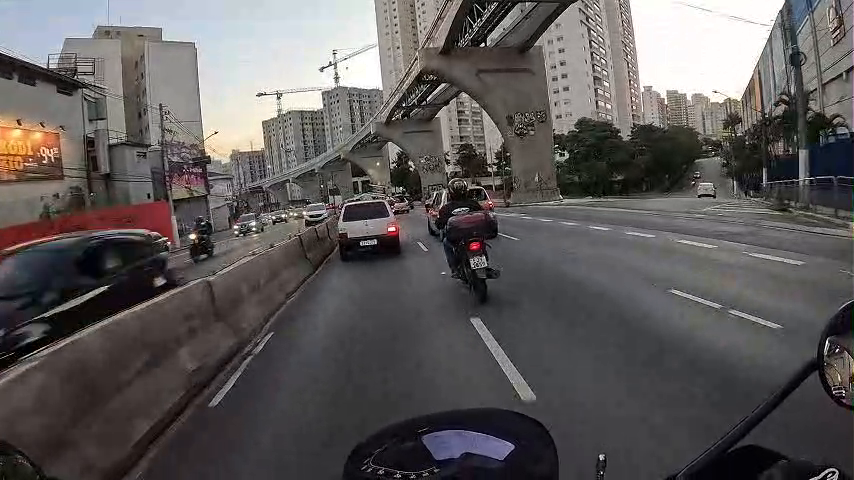
#> input picture frame 60 of notebooks/videos/moto_480P_5sec_low.mp4, 854 x 480 px, given in place of chuva-bolas-3cores.mp4, which was not available
$ jupyter execute segmentacao_por_cor_hsv.ipynb   (text cells are left out)
#> lines starting #> are read from the running program, lines starting #| are printed output that depends on the picture; after the words box and inside, x2 and y2 are one past the last pixel; in counts of white or black regions, pixels touching at a corner belong together; pictures that were not available may be replaced by others from this repository, and a replacement may not be noted
[cell 1]
# !mkdir -p data
# !wget -q https://raw.githubusercontent.com/carlosfab/visao-computacional/main/vis101/segmentacao-por-cor/data/chuva-bolas-3cores.mp4 -O data/chuva-bolas-3cores.mp4

[cell 2]
import cv2
import numpy as np
import matplotlib.pyplot as plt

plt.rcParams.update({'figure.figsize': (10, 5), 'font.size': 12})

[cell 3]
cap = cv2.VideoCapture('../videos//chuva-bolas-3cores.mp4')
cap.set(cv2.CAP_PROP_POS_FRAMES, 60)
ok, frame = cap.read()
#> frame is the input picture: shape (480, 854, 3); mean B, G, R 90, 90.3, 94.1
cap.release()

plt.imshow(cv2.cvtColor(frame, cv2.COLOR_BGR2RGB))
plt.axis('off')
plt.show()

[cell 4]
hsv = cv2.cvtColor(frame, cv2.COLOR_BGR2HSV)
#> hsv: shape (480, 854, 3); mean H, S, V 69.4, 35.4, 96.8

azul = cv2.inRange(hsv, (95, 80, 40), (130, 255, 255))
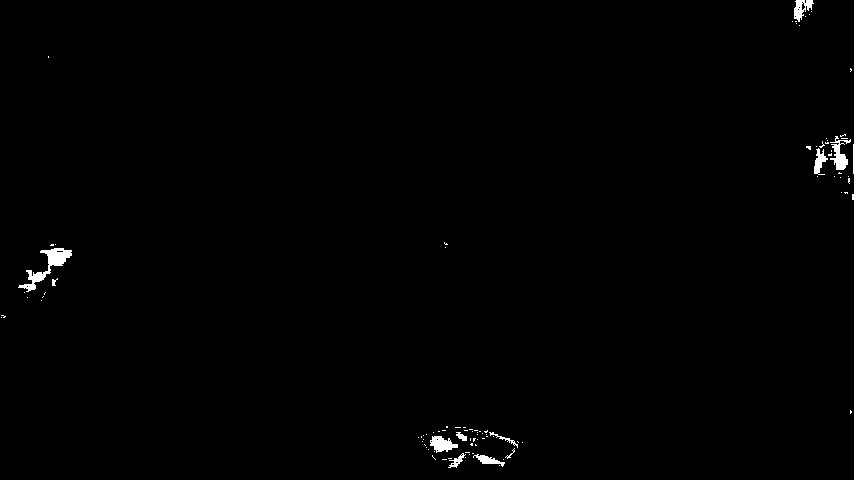
#> azul: shape (480, 854); 0.58% white; 97 white regions (85 under 20 px), largest, box (x1, y1, x2, y2) and area: (18, 248, 72, 292) 634, (830, 136, 851, 170) 310, (430, 436, 458, 453) 286
plt.imshow(azul, cmap='gray')
plt.axis('off')
plt.show()

[cell 5]
res = cv2.bitwise_and(frame, frame, mask=azul)
plt.imshow(cv2.cvtColor(res, cv2.COLOR_BGR2RGB))
plt.axis('off')
plt.show()
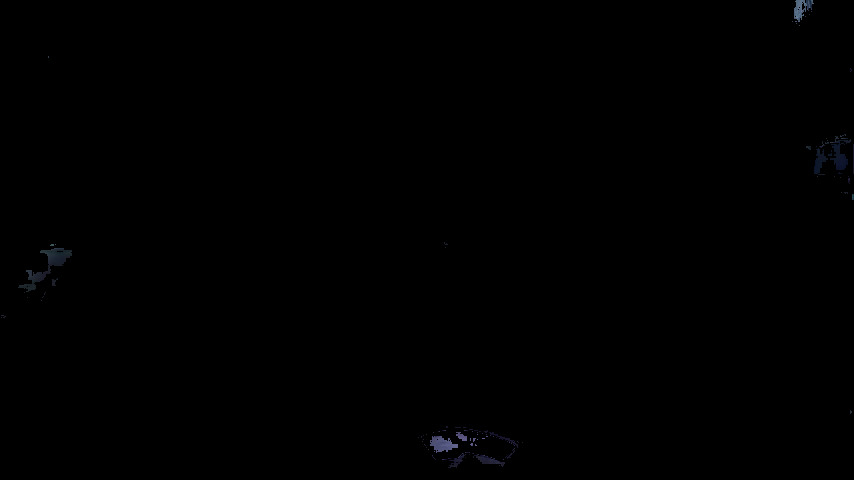
#> shown: shape (480, 854, 3); mean R, G, B 0.2, 0.3, 0.4

[cell 6]
faixas = {
    'amarelo': ((20, 80, 80), (35, 255, 255)),
    'verde':   ((40, 60, 40), (85, 255, 255)),
    'azul':    ((95, 80, 40), (130, 255, 255)),
}

[cell 7]
mask = np.zeros(hsv.shape[:2], np.uint8)
for lo, hi in faixas.values():
    mask = cv2.bitwise_or(mask, cv2.inRange(hsv, np.array(lo), np.array(hi)))
#> this loop made 3 passes
#> pass 1, `mask = cv2.bitwise_or(mask, cv2.inRange(hsv, np.array(lo), np.array(hi..`:
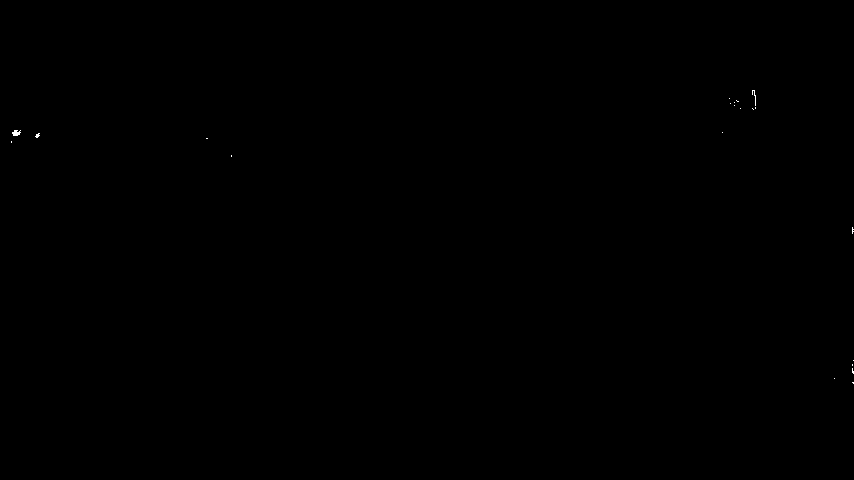
#> mask: shape (480, 854); 0.03% white in thin lines or dots, all inside (x1, y1, x2, y2) = (11, 90, 854, 384)
#> pass 3, `mask = cv2.bitwise_or(mask, cv2.inRange(hsv, np.array(lo), np.array(hi..`:
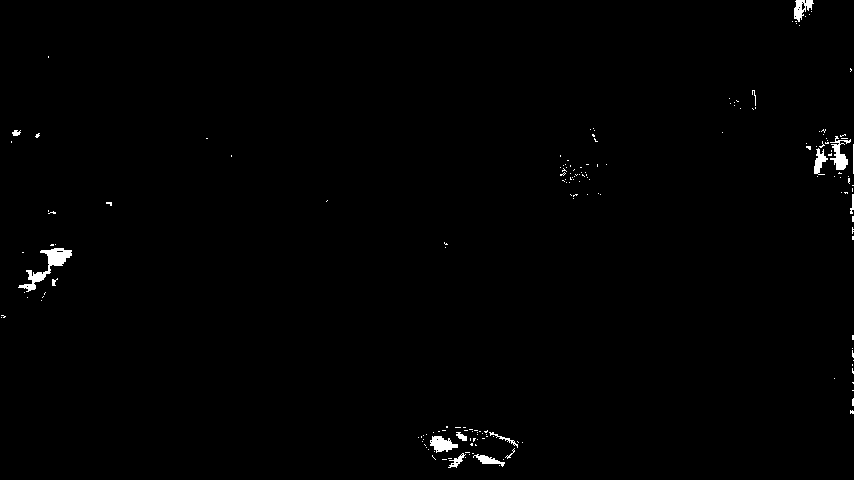
#> mask: shape (480, 854); 0.67% white; 179 white regions (164 under 20 px), largest, box (x1, y1, x2, y2) and area: (18, 248, 72, 292) 634, (830, 136, 851, 170) 310, (430, 436, 458, 453) 286
mask = cv2.morphologyEx(mask, cv2.MORPH_OPEN, np.ones((5, 5), np.uint8))
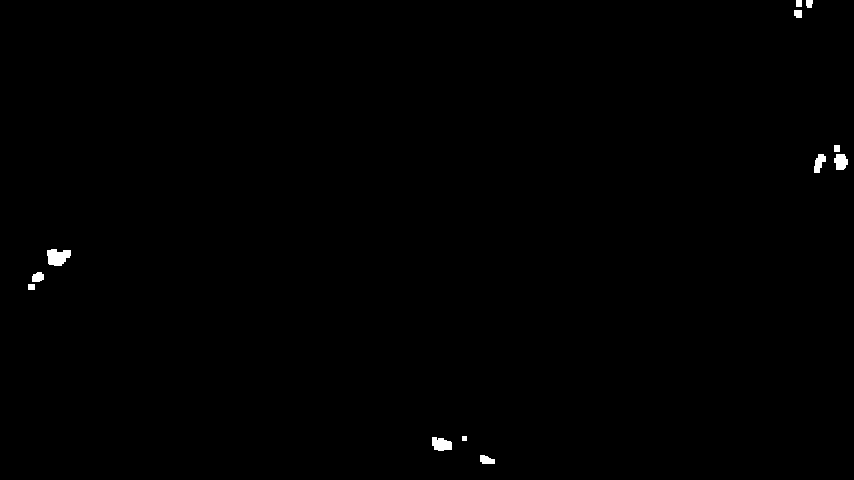
#> mask: shape (480, 854); 0.32% white; 12 white regions, largest, box (x1, y1, x2, y2) and area: (47, 249, 71, 266) 307, (432, 437, 452, 451) 219, (834, 154, 848, 170) 177

seg = cv2.bitwise_and(frame, frame, mask=mask)
plt.imshow(cv2.cvtColor(seg, cv2.COLOR_BGR2RGB))
plt.axis('off')
plt.show()

[cell 8]
# [7 lines of commented-out code are left out]

[cell 9]
# [8 lines of commented-out code are left out]

[cell 10]
def segmentar(frame):
    hsv = cv2.cvtColor(frame, cv2.COLOR_BGR2HSV)
    m = np.zeros(hsv.shape[:2], np.uint8)
    for lo, hi in faixas.values():
        m = cv2.bitwise_or(m, cv2.inRange(hsv, np.array(lo), np.array(hi)))
    m = cv2.morphologyEx(m, cv2.MORPH_OPEN, np.ones((5, 5), np.uint8))
    return cv2.bitwise_and(frame, frame, mask=m)

[cell 11]
cap = cv2.VideoCapture('../videos/chuva-bolas-3cores.mp4')
quadros = []
for i in [30, 60, 90]:
    cap.set(cv2.CAP_PROP_POS_FRAMES, i)
    ok, f = cap.read()
    quadros.append(f)
#> this loop made 3 passes
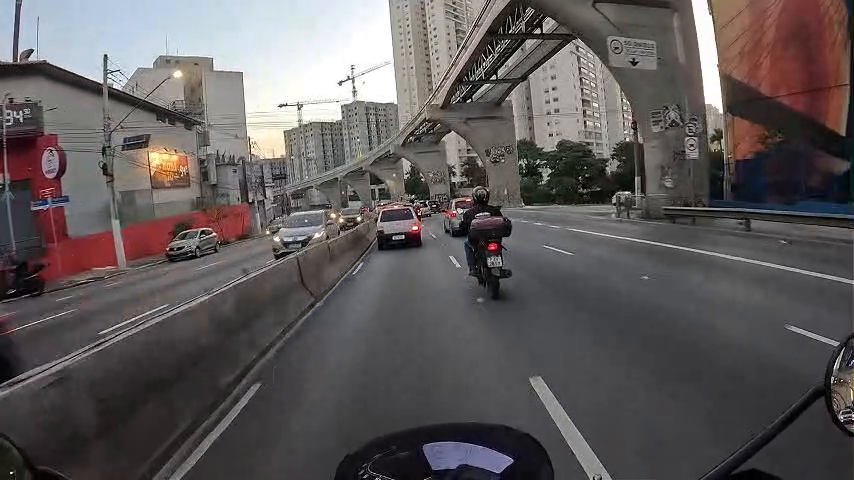
#> input picture frame 30 of notebooks/videos/moto_480P_5sec_low.mp4, 854 x 480 px, given in place of chuva-bolas-3cores.mp4, which was not available
#> pass 3, `ok, f = cap.read()`:
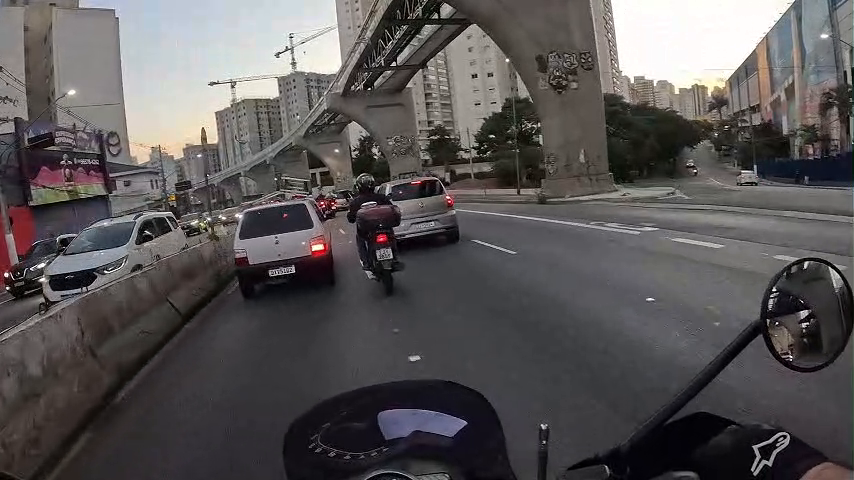
#> f: shape (480, 854, 3); mean B, G, R 86.5, 86, 89.4
#> after the loop, quadros = 3 items
cap.release()

fig, axes = plt.subplots(1, 3, figsize=(15, 4))
for ax, f in zip(axes, quadros):
    ax.imshow(cv2.cvtColor(segmentar(f), cv2.COLOR_BGR2RGB))
    ax.axis('off')
plt.show()
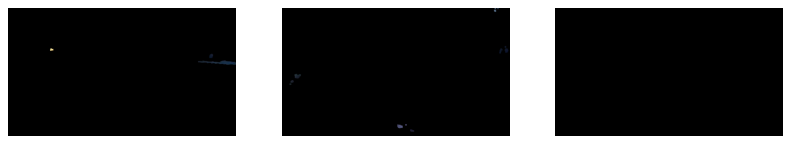
#> figure drawn by matplotlib, 3 panels

$ run again, starting later in the video
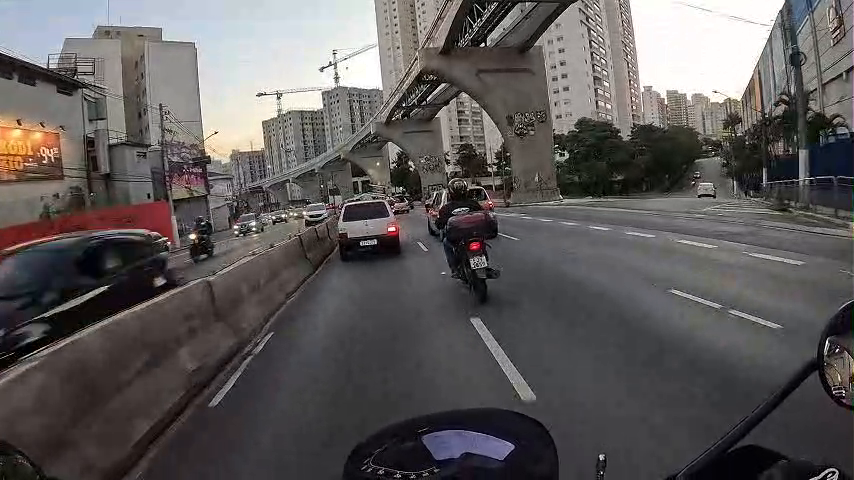
#> input picture frame 60 of notebooks/videos/moto_480P_5sec_low.mp4, 854 x 480 px, given in place of chuva-bolas-3cores.mp4, which was not available
#> frame is the input picture: shape (480, 854, 3); mean B, G, R 90, 90.3, 94.1
#> azul: shape (480, 854); 0.58% white; 97 white regions (85 under 20 px), largest, box (x1, y1, x2, y2) and area: (18, 248, 72, 292) 634, (830, 136, 851, 170) 310, (430, 436, 458, 453) 286
#> the loop `for i in [30, 60, 90]:` made 3 passes
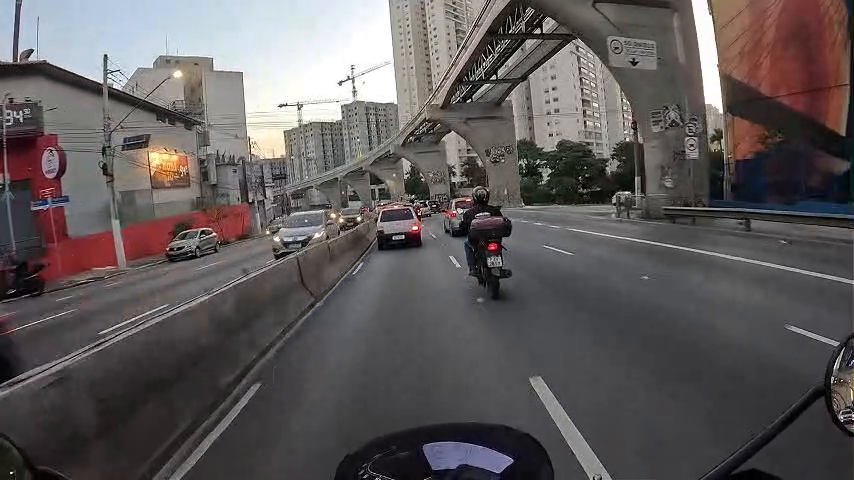
#> input picture frame 30 of notebooks/videos/moto_480P_5sec_low.mp4, 854 x 480 px, given in place of chuva-bolas-3cores.mp4, which was not available
#> after the loop `for i in [30, 60, 90]:`: quadros = 3 items
#> the loop `for ax, f in zip(axes, quadros):` made 3 passes

$ run again, starting later in the video
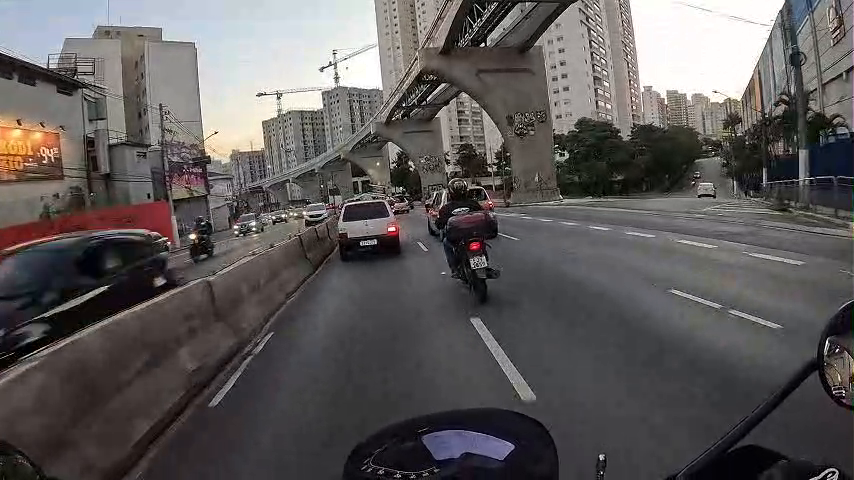
#> input picture frame 60 of notebooks/videos/moto_480P_5sec_low.mp4, 854 x 480 px, given in place of chuva-bolas-3cores.mp4, which was not available
#> frame is the input picture: shape (480, 854, 3); mean B, G, R 90, 90.3, 94.1
#> azul: shape (480, 854); 0.58% white; 97 white regions (85 under 20 px), largest, box (x1, y1, x2, y2) and area: (18, 248, 72, 292) 634, (830, 136, 851, 170) 310, (430, 436, 458, 453) 286
#> the loop `for i in [30, 60, 90]:` made 3 passes
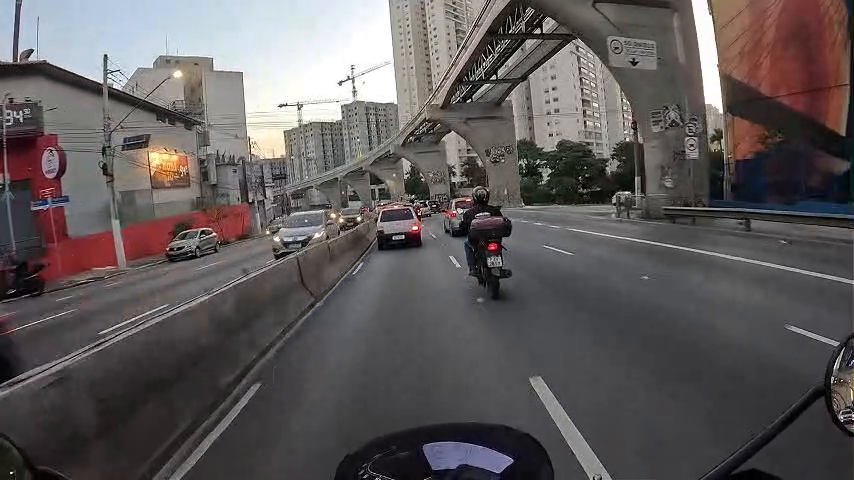
#> input picture frame 30 of notebooks/videos/moto_480P_5sec_low.mp4, 854 x 480 px, given in place of chuva-bolas-3cores.mp4, which was not available
#> after the loop `for i in [30, 60, 90]:`: quadros = 3 items
#> the loop `for ax, f in zip(axes, quadros):` made 3 passes
